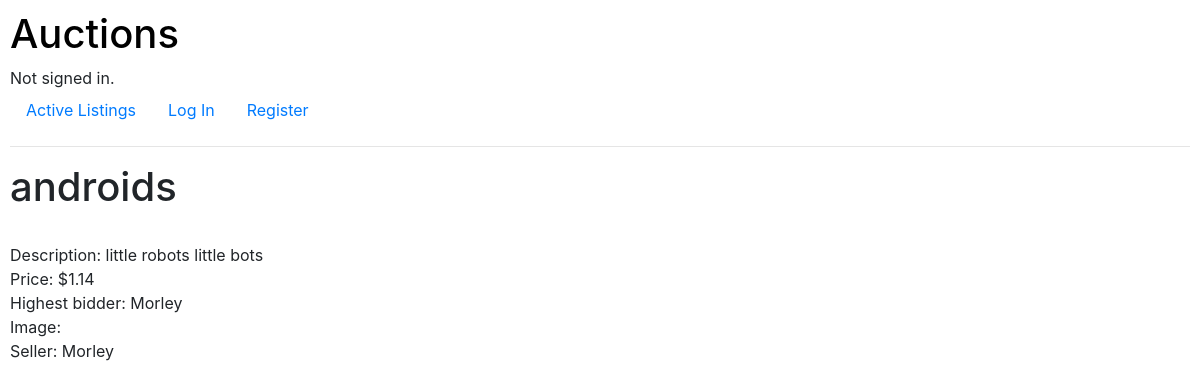
Before: /listing/androids/ with the older database file.
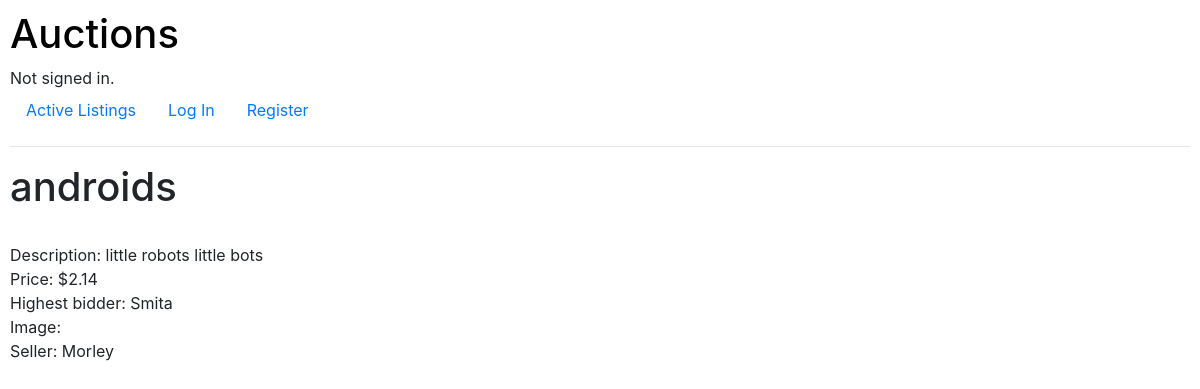
After: the same page with the newer database file.
### auctions/models.py (models this page shows, shortened)
class Listing(models.Model):
    title = models.CharField(max_length=64)
    description = models.TextField()
    imageURL = models.URLField(max_length=200, blank=True)
    current_bid = models.ForeignKey('Bid', on_delete=models.CASCADE, related_name="listing", default=0)
    is_active = models.BooleanField(default=True)
    seller = models.ForeignKey('User', on_delete=models.CASCADE, blank=True, related_name="seller")
    category = models.ForeignKey('Category', on_delete=models.CASCADE, related_name="category")

class Bid(models.Model):
    new_bid = models.DecimalField(max_digits=10, blank=True, decimal_places=2)
    user = models.ForeignKey('User', on_delete=models.CASCADE)

class User(AbstractUser):
    watchlist = models.ManyToManyField('Listing', blank=True, related_name="user_watching")

### auctions/views.py (the view)
# urls.py: path("listing/<str:title>/", views.listing, name="listing"),
def listing(request, title):
    listing = Listing.objects.get(title=title)
    if request.method == "GET":
        if request.user.is_authenticated:
            user = request.user
            in_watchlist = False
            is_active = listing.is_active
            userowner = False
            if user.username == listing.seller.username:
                userowner = True
            if listing in user.watchlist.all():
                in_watchlist = True
            return render(request, "auctions/listing.html", {
                "listing": listing,
                "in_watchlist": in_watchlist,
                "userowner": userowner,
                "is_active": is_active,
            })
        else:
            return render(request, "auctions/listing.html", {
                "listing": listing,
            })

### auctions/templates/auctions/listing.html (shortened to what this page needs)
{% extends "auctions/layout.html" %}
{% block body %}
    <h1>{{ listing.title }}</h1>
    <br>
    <p>
        Description: {{ listing.description }}<br>
        Price: ${{ listing.current_bid.new_bid }}<br>
        Highest bidder: {{ listing.current_bid.user.username }}<br>
        Image: {{ listing.imageURL }}<br>
        Seller: {{ listing.seller.username }}<br>
    </p>
{% endblock %}

Changed rows visible on the page:
changed Listing "androids": current_bid.new_bid "1.14" → "2.14"; current_bid.user.username "Morley" → "Smita"
